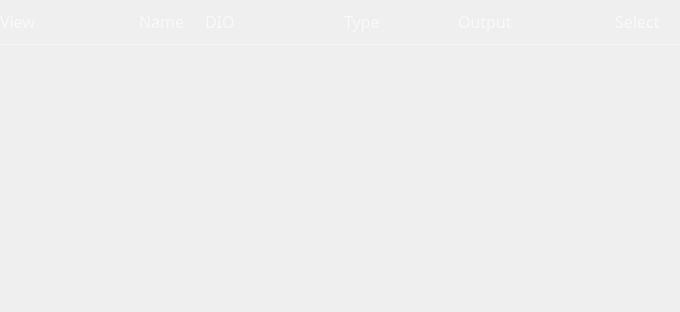
<?xml version="1.0" encoding="UTF-8"?>
<ui version="4.0">
 <class>PGChannelManager</class>
 <widget class="QWidget" name="PGChannelManager">
  <property name="geometry">
   <rect>
    <x>0</x>
    <y>0</y>
    <width>680</width>
    <height>312</height>
   </rect>
  </property>
  <property name="sizePolicy">
   <sizepolicy hsizetype="Maximum" vsizetype="Preferred">
    <horstretch>0</horstretch>
    <verstretch>0</verstretch>
   </sizepolicy>
  </property>
  <property name="windowTitle">
   <string>Form</string>
  </property>
  <property name="styleSheet">
   <string notr="true"/>
  </property>
  <layout class="QVBoxLayout" name="verticalLayout">
   <property name="spacing">
    <number>0</number>
   </property>
   <property name="leftMargin">
    <number>0</number>
   </property>
   <property name="topMargin">
    <number>0</number>
   </property>
   <property name="rightMargin">
    <number>0</number>
   </property>
   <property name="bottomMargin">
    <number>0</number>
   </property>
   <item>
    <layout class="QVBoxLayout" name="verticalLayout_3">
     <property name="spacing">
      <number>0</number>
     </property>
     <property name="topMargin">
      <number>0</number>
     </property>
     <property name="bottomMargin">
      <number>0</number>
     </property>
     <item>
      <widget class="QWidget" name="channelManagerHeader" native="true">
       <property name="sizePolicy">
        <sizepolicy hsizetype="Preferred" vsizetype="Preferred">
         <horstretch>0</horstretch>
         <verstretch>0</verstretch>
        </sizepolicy>
       </property>
       <property name="styleSheet">
        <string notr="true">QLabel{
/*  background-color: rgb(170, 0, 0);*/

  font-family: ArialMT;
  font-size: 16px;
  font-weight: normal;
  font-style: normal;
  text-align: left;
  color: rgba(255,255,255,140)
}</string>
       </property>
       <layout class="QHBoxLayout" name="horizontalLayout">
        <property name="spacing">
         <number>0</number>
        </property>
        <property name="leftMargin">
         <number>0</number>
        </property>
        <property name="topMargin">
         <number>10</number>
        </property>
        <property name="rightMargin">
         <number>0</number>
        </property>
        <property name="bottomMargin">
         <number>10</number>
        </property>
        <item>
         <widget class="QLabel" name="labelView">
          <property name="sizePolicy">
           <sizepolicy hsizetype="Minimum" vsizetype="Preferred">
            <horstretch>0</horstretch>
            <verstretch>0</verstretch>
           </sizepolicy>
          </property>
          <property name="minimumSize">
           <size>
            <width>40</width>
            <height>0</height>
           </size>
          </property>
          <property name="text">
           <string>View</string>
          </property>
         </widget>
        </item>
        <item>
         <spacer name="horizontalSpacer_3">
          <property name="orientation">
           <enum>Qt::Horizontal</enum>
          </property>
          <property name="sizeType">
           <enum>QSizePolicy::Minimum</enum>
          </property>
          <property name="sizeHint" stdset="0">
           <size>
            <width>30</width>
            <height>20</height>
           </size>
          </property>
         </spacer>
        </item>
        <item>
         <spacer name="horizontalSpacer_6">
          <property name="orientation">
           <enum>Qt::Horizontal</enum>
          </property>
          <property name="sizeType">
           <enum>QSizePolicy::Fixed</enum>
          </property>
          <property name="sizeHint" stdset="0">
           <size>
            <width>10</width>
            <height>20</height>
           </size>
          </property>
         </spacer>
        </item>
        <item>
         <spacer name="horizontalSpacer_7">
          <property name="orientation">
           <enum>Qt::Horizontal</enum>
          </property>
          <property name="sizeType">
           <enum>QSizePolicy::Fixed</enum>
          </property>
          <property name="sizeHint" stdset="0">
           <size>
            <width>10</width>
            <height>20</height>
           </size>
          </property>
         </spacer>
        </item>
        <item>
         <widget class="QLabel" name="labelName">
          <property name="sizePolicy">
           <sizepolicy hsizetype="Maximum" vsizetype="Preferred">
            <horstretch>0</horstretch>
            <verstretch>0</verstretch>
           </sizepolicy>
          </property>
          <property name="text">
           <string>Name</string>
          </property>
         </widget>
        </item>
        <item>
         <spacer name="horizontalSpacer">
          <property name="orientation">
           <enum>Qt::Horizontal</enum>
          </property>
          <property name="sizeType">
           <enum>QSizePolicy::Maximum</enum>
          </property>
          <property name="sizeHint" stdset="0">
           <size>
            <width>20</width>
            <height>20</height>
           </size>
          </property>
         </spacer>
        </item>
        <item>
         <widget class="QLabel" name="labelDIO">
          <property name="sizePolicy">
           <sizepolicy hsizetype="Maximum" vsizetype="Preferred">
            <horstretch>0</horstretch>
            <verstretch>0</verstretch>
           </sizepolicy>
          </property>
          <property name="text">
           <string>DIO</string>
          </property>
         </widget>
        </item>
        <item>
         <spacer name="horizontalSpacer_2">
          <property name="orientation">
           <enum>Qt::Horizontal</enum>
          </property>
          <property name="sizeType">
           <enum>QSizePolicy::Preferred</enum>
          </property>
          <property name="sizeHint" stdset="0">
           <size>
            <width>28</width>
            <height>20</height>
           </size>
          </property>
         </spacer>
        </item>
        <item>
         <spacer name="horizontalSpacer_8">
          <property name="orientation">
           <enum>Qt::Horizontal</enum>
          </property>
          <property name="sizeType">
           <enum>QSizePolicy::Minimum</enum>
          </property>
          <property name="sizeHint" stdset="0">
           <size>
            <width>40</width>
            <height>20</height>
           </size>
          </property>
         </spacer>
        </item>
        <item>
         <spacer name="horizontalSpacer_9">
          <property name="orientation">
           <enum>Qt::Horizontal</enum>
          </property>
          <property name="sizeType">
           <enum>QSizePolicy::Preferred</enum>
          </property>
          <property name="sizeHint" stdset="0">
           <size>
            <width>41</width>
            <height>20</height>
           </size>
          </property>
         </spacer>
        </item>
        <item>
         <widget class="QLabel" name="labelType">
          <property name="text">
           <string>Type</string>
          </property>
         </widget>
        </item>
        <item>
         <spacer name="horizontalSpacer_4">
          <property name="orientation">
           <enum>Qt::Horizontal</enum>
          </property>
          <property name="sizeType">
           <enum>QSizePolicy::Preferred</enum>
          </property>
          <property name="sizeHint" stdset="0">
           <size>
            <width>25</width>
            <height>20</height>
           </size>
          </property>
         </spacer>
        </item>
        <item>
         <widget class="QLabel" name="labelOutput">
          <property name="text">
           <string>Output</string>
          </property>
         </widget>
        </item>
        <item>
         <spacer name="horizontalSpacer_5">
          <property name="orientation">
           <enum>Qt::Horizontal</enum>
          </property>
          <property name="sizeType">
           <enum>QSizePolicy::Preferred</enum>
          </property>
          <property name="sizeHint" stdset="0">
           <size>
            <width>39</width>
            <height>20</height>
           </size>
          </property>
         </spacer>
        </item>
        <item>
         <spacer name="horizontalSpacer_10">
          <property name="orientation">
           <enum>Qt::Horizontal</enum>
          </property>
          <property name="sizeType">
           <enum>QSizePolicy::Maximum</enum>
          </property>
          <property name="sizeHint" stdset="0">
           <size>
            <width>14</width>
            <height>20</height>
           </size>
          </property>
         </spacer>
        </item>
        <item>
         <spacer name="horizontalSpacer_11">
          <property name="orientation">
           <enum>Qt::Horizontal</enum>
          </property>
          <property name="sizeType">
           <enum>QSizePolicy::Preferred</enum>
          </property>
          <property name="sizeHint" stdset="0">
           <size>
            <width>15</width>
            <height>20</height>
           </size>
          </property>
         </spacer>
        </item>
        <item>
         <widget class="QLabel" name="labelSelect">
          <property name="sizePolicy">
           <sizepolicy hsizetype="Maximum" vsizetype="Preferred">
            <horstretch>0</horstretch>
            <verstretch>0</verstretch>
           </sizepolicy>
          </property>
          <property name="text">
           <string>Select</string>
          </property>
         </widget>
        </item>
        <item>
         <spacer name="horizontalSpacer_12">
          <property name="orientation">
           <enum>Qt::Horizontal</enum>
          </property>
          <property name="sizeType">
           <enum>QSizePolicy::Preferred</enum>
          </property>
          <property name="sizeHint" stdset="0">
           <size>
            <width>20</width>
            <height>20</height>
           </size>
          </property>
         </spacer>
        </item>
       </layout>
      </widget>
     </item>
     <item>
      <widget class="Line" name="line">
       <property name="styleSheet">
        <string notr="true">color: rgba(255,255,255,60);
</string>
       </property>
       <property name="frameShadow">
        <enum>QFrame::Plain</enum>
       </property>
       <property name="orientation">
        <enum>Qt::Horizontal</enum>
       </property>
      </widget>
     </item>
    </layout>
   </item>
   <item>
    <spacer name="verticalSpacer">
     <property name="orientation">
      <enum>Qt::Vertical</enum>
     </property>
     <property name="sizeHint" stdset="0">
      <size>
       <width>20</width>
       <height>40</height>
      </size>
     </property>
    </spacer>
   </item>
  </layout>
 </widget>
 <resources/>
 <connections/>
</ui>
